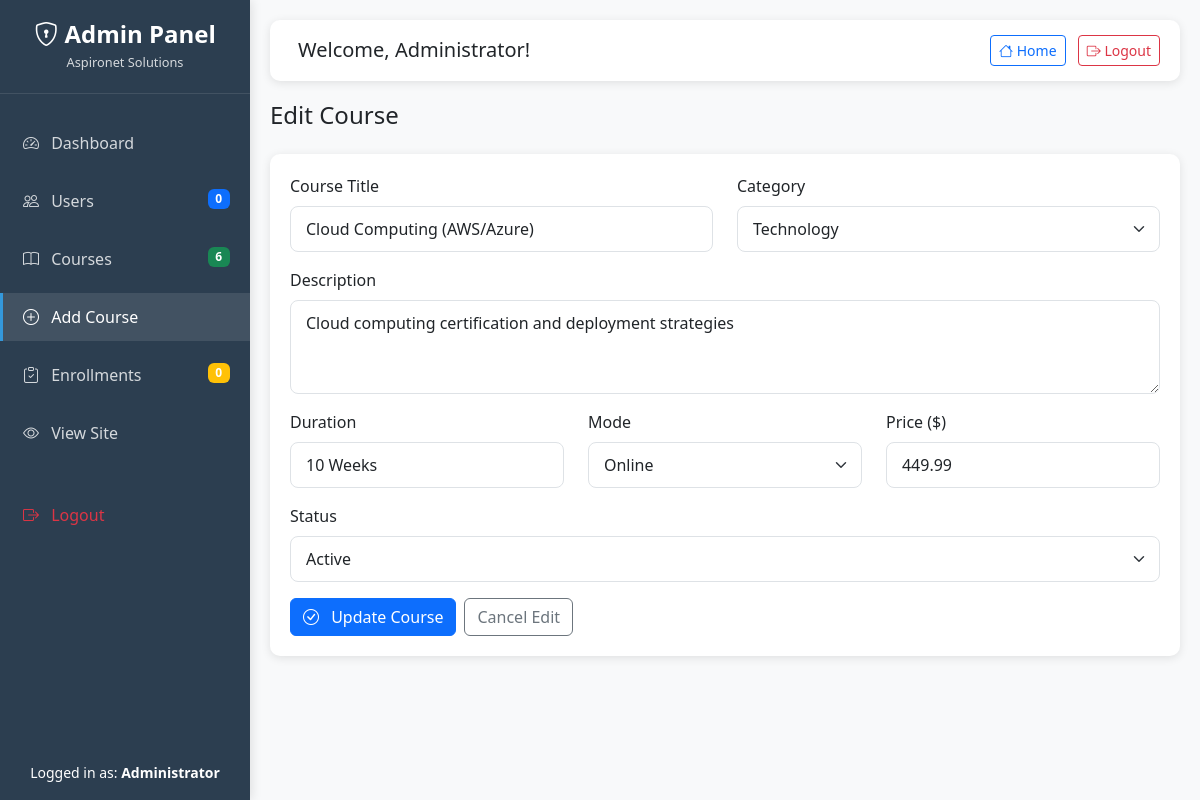
Page /admin_dashboard.php?edit_course=3 (signed in) on the committed database.
### tables this page shows
CREATE TABLE `courses` (
  `id` int(11) NOT NULL,
  `title` varchar(200) NOT NULL,
  `category` varchar(100) NOT NULL,
  `description` text DEFAULT NULL,
  `duration` varchar(50) DEFAULT NULL,
  `mode` varchar(50) DEFAULT NULL,
  `price` decimal(10,2) DEFAULT 0.00,
  `status` enum('active','inactive') DEFAULT 'active',
  `created_at` timestamp NOT NULL DEFAULT current_timestamp(),
  `updated_at` timestamp NOT NULL DEFAULT current_timestamp() ON UPDATE current_timestamp()
);

### admin_dashboard.php (the view, shortened to what this page needs)
<?php
$servername = "localhost";
$username = "root";
$password = "";
$dbname = "aspironet_db";
$conn = new mysqli($servername, $username, $password, $dbname);
$courses_result = $conn->query("SELECT * FROM courses ORDER BY created_at DESC");
$total_users = $conn->query("SELECT COUNT(*) as count FROM users WHERE email != 'admin@aspironet.com'")->fetch_assoc()['count'];
$total_courses = $conn->query("SELECT COUNT(*) as count FROM courses")->fetch_assoc()['count'];
$total_enrollments = $conn->query("SELECT COUNT(*) as count FROM enrollments")->fetch_assoc()['count'];
$edit_course = null;
if (isset($_GET['edit_course'])) {
    $id = intval($_GET['edit_course']);
    $result = $conn->query("SELECT * FROM courses WHERE id = $id");
    if ($result->num_rows > 0) {
        $edit_course = $result->fetch_assoc();
    }
}
?>
<!DOCTYPE html>
<html lang="en">
<head>
    <link href="https://cdn.jsdelivr.net/npm/bootstrap@5.3.0-alpha1/dist/css/bootstrap.min.css" rel="stylesheet">
    <link rel="stylesheet" href="https://cdn.jsdelivr.net/npm/bootstrap-icons@1.8.1/font/bootstrap-icons.css">
</head>
<body>
    <div class="sidebar" id="sidebar">
        <div class="sidebar-logo">
            <h4><i class="bi bi-shield-lock"></i> Admin Panel</h4>
            <small>Aspironet Solutions</small>
        </div>
        <div class="sidebar-menu">
            <ul class="nav flex-column">
                <li class="nav-item">
                    <a class="nav-link active" href="#dashboard">
                        <i class="bi bi-speedometer2 me-2"></i> Dashboard
                    </a>
                </li>
                <li class="nav-item">
                    <a class="nav-link" href="#users">
                        <i class="bi bi-people me-2"></i> Users
                        <span class="badge bg-primary float-end"><?php echo $total_users; ?></span>
                    </a>
                </li>
                <li class="nav-item">
                    <a class="nav-link" href="#courses">
                        <i class="bi bi-book me-2"></i> Courses
                        <span class="badge bg-success float-end"><?php echo $total_courses; ?></span>
                    </a>
                </li>
                <li class="nav-item">
                    <a class="nav-link" href="#add-course">
                        <i class="bi bi-plus-circle me-2"></i> Add Course
                    </a>
                </li>
                <li class="nav-item">
                    <a class="nav-link" href="#enrollments">
                        <i class="bi bi-clipboard-check me-2"></i> Enrollments
                        <span class="badge bg-warning float-end"><?php echo $total_enrollments; ?></span>
                    </a>
                </li>
                <li class="nav-item">
                    <a class="nav-link" href="index.php?page=home" target="_blank">
                        <i class="bi bi-eye me-2"></i> View Site
                    </a>
                </li>
                <li class="nav-item mt-4">
                    <a class="nav-link text-danger" href="?logout">
                        <i class="bi bi-box-arrow-right me-2"></i> Logout
                    </a>
                </li>
            </ul>
        </div>
        <div class="sidebar-footer text-center p-3" style="position: absolute; bottom: 0; width: 100%;">
            <small>Logged in as: <strong><?php echo $_SESSION['admin_name']; ?></strong></small>
        </div>
    </div>
    <div class="main-content" id="mainContent">
        <div class="topbar">
            <div>
                <h5 class="mb-0 d-inline ms-2">Welcome, <?php echo $_SESSION['admin_name']; ?>!</h5>
            </div>
            <div>
                <a href="site.php" target="_blank" class="btn btn-outline-primary btn-sm me-2">
                    <i class="bi bi-house"></i> Home
                </a>
                <a href="?logout" class="btn btn-outline-danger btn-sm">
                    <i class="bi bi-box-arrow-right"></i> Logout
                </a>
            </div>
        </div>
        <section id="add-course" class="fade-in" style="display: none;">
            <h4 class="mb-4"><?php echo $edit_course ? 'Edit Course' : 'Add New Course'; ?></h4>
            <div class="stat-card">
                <form method="POST" action="">
                    <div class="row">
                        <div class="col-md-6 mb-3">
                            <label class="form-label">Course Title</label>
                            <input type="text" class="form-control"
                                name="<?php echo $edit_course ? 'edit_title' : 'title'; ?>"
                                value="<?php echo $edit_course ? htmlspecialchars($edit_course['title']) : ''; ?>"
                                required>
                        </div>
                        <div class="col-md-6 mb-3">
                            <label class="form-label">Category</label>
                            <select class="form-select"
                                name="<?php echo $edit_course ? 'edit_category' : 'category'; ?>" required>
                                <option value="Technology"
                                    <?php echo ($edit_course && $edit_course['category'] == 'Technology') ? 'selected' : ''; ?>>
                                    Technology</option>
                            </select>
                        </div>
                    </div>
                    <div class="mb-3">
                        <label class="form-label">Description</label>
                        <textarea class="form-control"
                            name="<?php echo $edit_course ? 'edit_description' : 'description'; ?>" rows="3"
                            required><?php echo $edit_course ? htmlspecialchars($edit_course['description']) : ''; ?></textarea>
                    </div>
                    <div class="row">
                        <div class="col-md-4 mb-3">
                            <label class="form-label">Duration</label>
                            <input type="text" class="form-control"
                                name="<?php echo $edit_course ? 'edit_duration' : 'duration'; ?>"
                                value="<?php echo $edit_course ? htmlspecialchars($edit_course['duration']) : ''; ?>"
                                placeholder="e.g., 12 Weeks" required>
                        </div>
                        <div class="col-md-4 mb-3">
                            <label class="form-label">Mode</label>
                            <select class="form-select" name="<?php echo $edit_course ? 'edit_mode' : 'mode'; ?>"
                                required>
                                <option value="Online"
                                    <?php echo ($edit_course && $edit_course['mode'] == 'Online') ? 'selected' : ''; ?>>
                                    Online</option>
                            </select>
                        </div>
                        <div class="col-md-4 mb-3">
                            <label class="form-label">Price ($)</label>
                            <input type="number" class="form-control"
                                name="<?php echo $edit_course ? 'edit_price' : 'price'; ?>"
                                value="<?php echo $edit_course ? $edit_course['price'] : ''; ?>" step="0.01" min="0"
                                required>
                        </div>
                    </div>
                    <?php if ($edit_course): ?>
                    <div class="mb-3">
                        <label class="form-label">Status</label>
                        <select class="form-select" name="edit_status" required>
                            <option value="active" <?php echo $edit_course['status'] == 'active' ? 'selected' : ''; ?>>
                                Active</option>
                        </select>
                    </div>
                    <?php endif; ?>
                    <div class="d-flex gap-2">
                        <button type="submit" class="btn btn-primary">
                            <i class="bi bi-<?php echo $edit_course ? 'check-circle' : 'plus-circle'; ?> me-2"></i>
                            <?php echo $edit_course ? 'Update Course' : 'Add Course'; ?>
                        </button>
                        <?php if ($edit_course): ?>
                        <a href="#add-course" class="btn btn-outline-secondary">Cancel Edit</a>
                        <?php endif; ?>
                    </div>
                </form>
            </div>
        </section>
</body>
</html>

### admin_dashboard.php (style rules this page uses)
:root { --primary: #2c3e50; --secondary: #3498db; --success: #2ecc71; --warning: #f39c12; --danger: #e74c3c; }
body { background-color: #f8f9fa; font-family: 'Segoe UI', Tahoma, Geneva, Verdana, sans-serif; overflow-x: hidden; }
.sidebar { background: var(--primary); color: white; min-height: 100vh; position: fixed; width: 250px; z-index: 1000; box-shadow: 2px 0 10px rgba(0, 0, 0, 0.1); transition: all 0.3s; }
.sidebar-logo { padding: 20px; border-bottom: 1px solid rgba(255, 255, 255, 0.1); text-align: center; }
.sidebar-logo h4 { margin: 0; font-weight: 600; }
.sidebar-logo small { font-size: 0.8rem; opacity: 0.8; }
.sidebar-menu { padding: 20px 0; }
.sidebar-menu .nav-link { color: rgba(255, 255, 255, 0.8); padding: 12px 20px; margin: 5px 0; border-radius: 0; border-left: 3px solid transparent; transition: all 0.3s; }
.sidebar-menu .nav-link.active { color: white; background: rgba(255, 255, 255, 0.1); border-left: 3px solid var(--secondary); }
.main-content { margin-left: 250px; padding: 20px; transition: all 0.3s; }
.topbar { background: white; padding: 15px 20px; border-radius: 10px; box-shadow: 0 2px 10px rgba(0, 0, 0, 0.1); margin-bottom: 20px; display: flex; justify-content: space-between; align-items: center; }
.stat-card { background: white; border-radius: 10px; padding: 20px; box-shadow: 0 2px 10px rgba(0, 0, 0, 0.1); margin-bottom: 20px; transition: transform 0.3s; }
.form-control, .form-select { border-radius: 8px; padding: 10px 15px; border: 1px solid #dee2e6; }
.fade-in { animation: fadeIn 0.5s ease-in; }

### rows in the picture
courses: edit_title "Cloud Computing (AWS/Azure)", edit_category "Technology", edit_description "Cloud computing certification and deployment strategies", edit_duration "10 Weeks", edit_mode "Online", edit_price "449.99", edit_status "Active"

### other values in the picture
$total_users "0"
$total_courses "6"
$total_enrollments "0"
$_SESSION['admin_name'] "Administrator"
